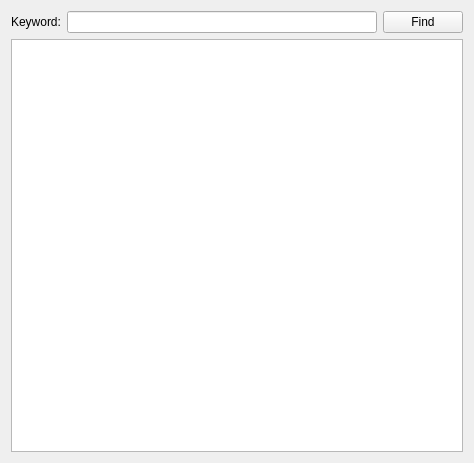
<?xml version="1.0" encoding="UTF-8"?>
<ui version="4.0">
 <class>TextFinder</class>
 <widget class="QWidget" name="TextFinder">
  <property name="geometry">
   <rect>
    <x>0</x>
    <y>0</y>
    <width>474</width>
    <height>463</height>
   </rect>
  </property>
  <property name="windowTitle">
   <string>TextFinder</string>
  </property>
  <layout class="QVBoxLayout" name="verticalLayout">
   <item>
    <layout class="QHBoxLayout" name="horizontalLayout">
     <item>
      <widget class="QLabel" name="label">
       <property name="text">
        <string>Keyword:</string>
       </property>
      </widget>
     </item>
     <item>
      <widget class="QLineEdit" name="lineEdit"/>
     </item>
     <item>
      <widget class="QPushButton" name="findButton">
       <property name="text">
        <string>Find</string>
       </property>
      </widget>
     </item>
    </layout>
   </item>
   <item>
    <widget class="QTextEdit" name="textEdit"/>
   </item>
  </layout>
 </widget>
 <resources/>
 <connections/>
</ui>
